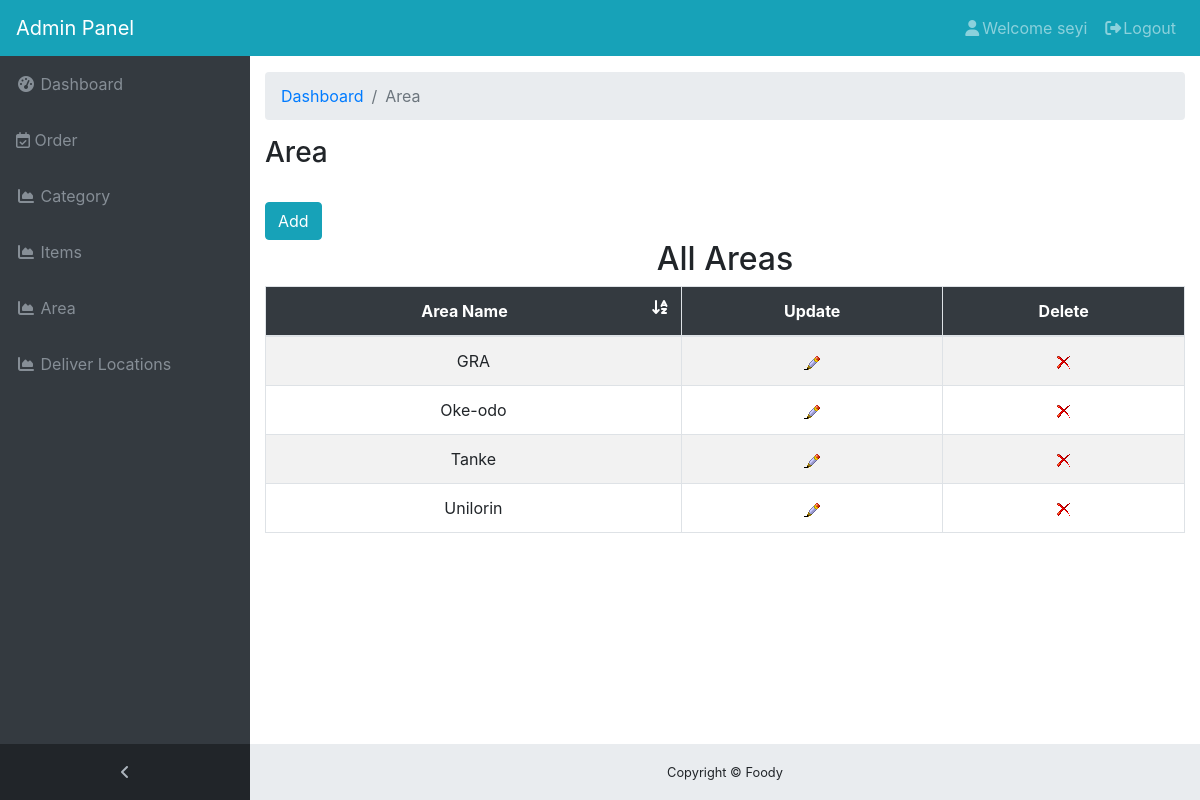
The app's page /Admin/admin_files/area.php (signed in) with its own data.
### tables this page shows
CREATE TABLE `area_table` (
  `area_id` int(11) NOT NULL,
  `timestamp` datetime NOT NULL DEFAULT CURRENT_TIMESTAMP,
  `area_name` varchar(155) NOT NULL
);

### Admin/admin_files/area.php (the view, shortened to what this page needs)
<!DOCTYPE html>
<html lang="en">
<head>
  <link href="../vendor/bootstrap/css/bootstrap.min.css" rel="stylesheet">
  <link href="../vendor/font-awesome/css/font-awesome.min.css" rel="stylesheet" type="text/css">
  <link href="../css/sb-admin.css" rel="stylesheet">
</head>
<body class="fixed-nav sticky-footer bg-dark" id="page-top">
  <?php require("header.php"); ?>
	  <div class="content-wrapper">
		<div class="container-fluid">
			  <ol class="breadcrumb">
				<li class="breadcrumb-item">
				  <a href="index.php">Dashboard</a>
				</li>
				<li class="breadcrumb-item active">Area</li>
			  </ol>
			  <div class="row">
				<div class="col-12">
				  <h3>Area</h3> <br>
				  <a href="area_add.php" class="btn btn-info">Add</a>
				</div>
			  </div>
		<center>
		<h2>All Areas</h2>
		<?php
			$src = "SELECT * FROM area_table ORDER BY area_name ASC";
			$rs=mysqli_query($con, $src) or die(mysqli_error($con));
			if(mysqli_num_rows($rs)>0)
			{?>
				<table cellpadding="10" class="table table-hover text-center table-bordered table-striped" id="area_table">
					<thead class="bg-dark text-white">
						<tr>
							<th>Area Name<i class="fa fa-sort-alpha-asc float-right" onClick="sortTable(0)"></i></th>
							<th>Update</th>
							<th>Delete</th>
						</tr>
					</thead>
					<tbody>
						<?php
							while($rec = mysqli_fetch_assoc($rs))
							{?>
								<tr><?php ?>
									<td><?php echo $rec['area_name']?></td>
									<td><a href="area_update.php?msg=<?php echo $rec['area_id'];?>"><img src="../images/edit.png"></a></td>
									<td><a style="cursor: pointer" href="area_delete.php?msg=<?php echo $rec['area_id']?>"><img src="../images/delete.png"></a></td>
								</tr>
							<?php }?>
					</tbody>
				</table>
			<?php }
			else
			{
				echo "<br><br><br>No City Found !";
			}?>
		</center>
  	</div>
	</div>
   	<?php
	require("footer.php");
	?>

### Admin/css/sb-admin.css (style rules this page uses)
html { position: relative; min-height: 100%; }
body { overflow-x: hidden; }
body.sticky-footer { margin-bottom: 56px; }
body.sticky-footer .content-wrapper { min-height: calc(100vh - 56px - 56px); }
body.fixed-nav { padding-top: 56px; }
.content-wrapper { min-height: calc(100vh - 56px); padding-top: 1rem; }
.content-wrapper { overflow-x: hidden; background: white; }
@media (min-width: 992px) { .content-wrapper { margin-left: 250px; } }

### records on screen
area_table: area_name "GRA"
area_table: area_name "Oke-odo"
area_table: area_name "Tanke"
area_table: area_name "Unilorin"

### other values on screen
$first_name[0] "seyi"
